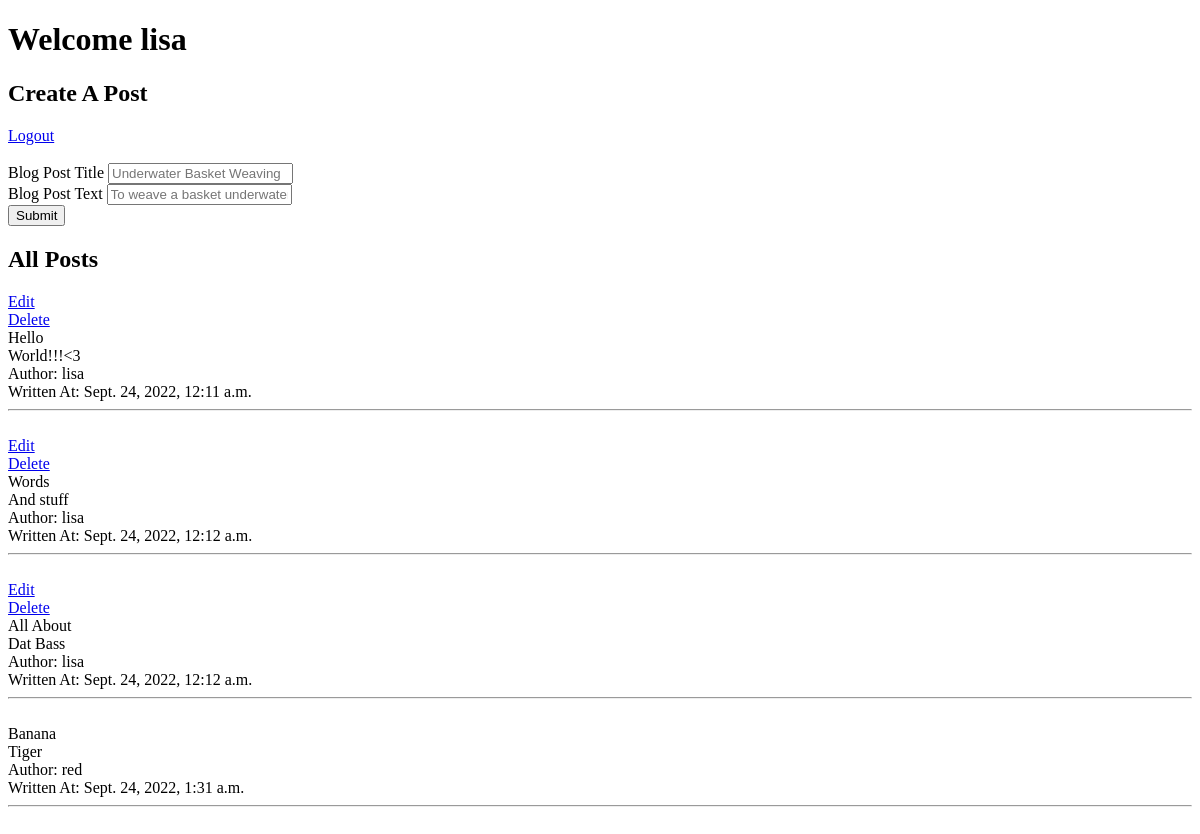
The app's page / (signed in), older data.
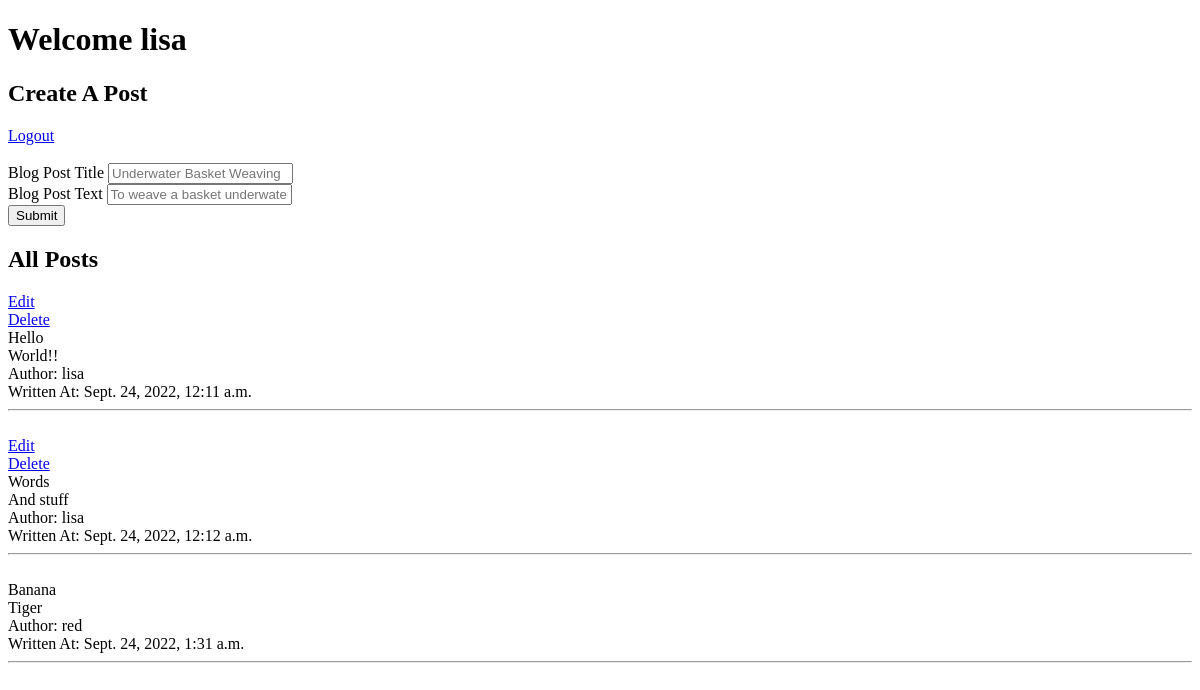
The same page, newer data.
### chirpapp/models.py (models this page shows, shortened)
class Post (models.Model):
    author = models.ForeignKey(User, on_delete=models.CASCADE)
    title = models.CharField(max_length=20)
    text = models.TextField(null=True)
    created_date = models.DateTimeField(default=timezone.now)

### chirpapp/views.py (the view)
# urls.py: path('', views.index, name='index'),
def index(request):
    posts = Post.objects.all()
    context = {
        'posts': posts
    }
    return render(request, 'chirpapp/index.html', context)

### chirpapp/templates/chirpapp/index.html (shortened to what this page needs)
<!DOCTYPE html>
<html lang="en">
<head>
</head>
<body>
    <h1>Welcome {{user.username}}</h1>
    <h2>Create A Post</h2>
    {% if user.is_authenticated %}
    <div>
        <a href="{% url 'users:logout_user' %}">Logout</a>
    </div>
    <br />
    <form action="{% url 'chirpapp:create_post' %}" method="POST">
        <span>Blog Post Title</span>
        <input type="text" name="title" placeholder="Underwater Basket Weaving" maxlength="20"/>
        <br />
        <span>Blog Post Text</span>
        <input type="text" name="text" placeholder="To weave a basket underwater, all you have to do is..." maxlength="255"/>
        <br />
        <button type="submit">Submit</button>
    </form>
    {% else %}
    <span>You must be logged in to create a post</span>
    <br />
    <a href="{% url 'users:login_user' %}">Login Here</a>
    <br />
    <a href="{% url 'users:register' %}">Sign Up Here</a>
    {% endif %}
    <h2>All Posts</h2>
    {% for post in posts %}
    {% if user == post.author %}
    <div><a href="{% url 'chirpapp:edit_post' post.id %}">Edit</a></div>
    <div><a href="{% url 'chirpapp:delete_post' post.id %}">Delete</a></div>
    {% endif %}
    {{post.title}}
    <br />
    {{post.text}}
    <br />
    Author: {{post.author}}
    <br />
    Written At: {{post.created_date}}
    <br />
    <hr />
    <br />
    {% endfor %}
</body>
</html>

Row changes from the older to the newer data that the page shows:
removed Post: shows "Edit", title "All About", text "Dat Bass", author "lisa", created_date "Sept. 24, 2022, 12:12 a.m."
changed Post "Hello": text "World!!!<3" → "World!!"
